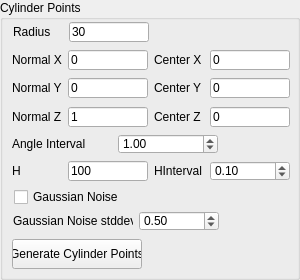
  <widget class="QGroupBox" name="groupBox_2">
   <property name="geometry">
    <rect>
     <x>31</x>
     <y>200</y>
     <width>300</width>
     <height>280</height>
    </rect>
   </property>
   <property name="minimumSize">
    <size>
     <width>300</width>
     <height>280</height>
    </size>
   </property>
   <property name="maximumSize">
    <size>
     <width>300</width>
     <height>280</height>
    </size>
   </property>
   <property name="title">
    <string>Cylinder Points</string>
   </property>
   <widget class="QPushButton" name="pushButtonCylinderPoints">
    <property name="geometry">
     <rect>
      <x>12</x>
      <y>239</y>
      <width>130</width>
      <height>30</height>
     </rect>
    </property>
    <property name="minimumSize">
     <size>
      <width>130</width>
      <height>30</height>
     </size>
    </property>
    <property name="text">
     <string>Generate Cylinder Points</string>
    </property>
   </widget>
   <widget class="QWidget" name="layoutWidget">
    <property name="geometry">
     <rect>
      <x>12</x>
      <y>49</y>
      <width>280</width>
      <height>22</height>
     </rect>
    </property>
    <layout class="QHBoxLayout" name="horizontalLayout_6">
     <item>
      <widget class="QLabel" name="labelThickNess_8">
       <property name="minimumSize">
        <size>
         <width>50</width>
         <height>20</height>
        </size>
       </property>
       <property name="maximumSize">
        <size>
         <width>50</width>
         <height>20</height>
        </size>
       </property>
       <property name="statusTip">
        <string/>
       </property>
       <property name="text">
        <string>Normal X</string>
       </property>
      </widget>
     </item>
     <item>
      <widget class="QLineEdit" name="lineEditCylinderNormalX">
       <property name="minimumSize">
        <size>
         <width>80</width>
         <height>20</height>
        </size>
       </property>
       <property name="maximumSize">
        <size>
         <width>80</width>
         <height>20</height>
        </size>
       </property>
       <property name="text">
        <string>0</string>
       </property>
       <property name="readOnly">
        <bool>false</bool>
       </property>
      </widget>
     </item>
     <item>
      <widget class="QLabel" name="labelThickNess_17">
       <property name="minimumSize">
        <size>
         <width>50</width>
         <height>20</height>
        </size>
       </property>
       <property name="maximumSize">
        <size>
         <width>50</width>
         <height>20</height>
        </size>
       </property>
       <property name="statusTip">
        <string/>
       </property>
       <property name="text">
        <string>Center X</string>
       </property>
      </widget>
     </item>
     <item>
      <widget class="QLineEdit" name="lineEditCylinderCenterX">
       <property name="minimumSize">
        <size>
         <width>80</width>
         <height>20</height>
        </size>
       </property>
       <property name="maximumSize">
        <size>
         <width>80</width>
         <height>20</height>
        </size>
       </property>
       <property name="text">
        <string>0</string>
       </property>
       <property name="readOnly">
        <bool>false</bool>
       </property>
      </widget>
     </item>
    </layout>
   </widget>
   <widget class="QWidget" name="layoutWidget">
    <property name="geometry">
     <rect>
      <x>12</x>
      <y>77</y>
      <width>280</width>
      <height>22</height>
     </rect>
    </property>
    <layout class="QHBoxLayout" name="horizontalLayout_7">
     <item>
      <widget class="QLabel" name="labelThickNess_9">
       <property name="minimumSize">
        <size>
         <width>50</width>
         <height>20</height>
        </size>
       </property>
       <property name="maximumSize">
        <size>
         <width>50</width>
         <height>20</height>
        </size>
       </property>
       <property name="statusTip">
        <string/>
       </property>
       <property name="text">
        <string>Normal Y</string>
       </property>
      </widget>
     </item>
     <item>
      <widget class="QLineEdit" name="lineEditCylinderNormalY">
       <property name="minimumSize">
        <size>
         <width>80</width>
         <height>20</height>
        </size>
       </property>
       <property name="maximumSize">
        <size>
         <width>80</width>
         <height>20</height>
        </size>
       </property>
       <property name="text">
        <string>0</string>
       </property>
       <property name="readOnly">
        <bool>false</bool>
       </property>
      </widget>
     </item>
     <item>
      <widget class="QLabel" name="labelThickNess_19">
       <property name="minimumSize">
        <size>
         <width>50</width>
         <height>20</height>
        </size>
       </property>
       <property name="maximumSize">
        <size>
         <width>50</width>
         <height>20</height>
        </size>
       </property>
       <property name="statusTip">
        <string/>
       </property>
       <property name="text">
        <string>Center Y</string>
       </property>
      </widget>
     </item>
     <item>
      <widget class="QLineEdit" name="lineEditCylinderCenterY">
       <property name="minimumSize">
        <size>
         <width>80</width>
         <height>20</height>
        </size>
       </property>
       <property name="maximumSize">
        <size>
         <width>80</width>
         <height>20</height>
        </size>
       </property>
       <property name="text">
        <string>0</string>
       </property>
       <property name="readOnly">
        <bool>false</bool>
       </property>
      </widget>
     </item>
    </layout>
   </widget>
   <widget class="QWidget" name="layoutWidget">
    <property name="geometry">
     <rect>
      <x>12</x>
      <y>106</y>
      <width>280</width>
      <height>22</height>
     </rect>
    </property>
    <layout class="QHBoxLayout" name="horizontalLayout_8">
     <item>
      <widget class="QLabel" name="labelThickNess_10">
       <property name="minimumSize">
        <size>
         <width>50</width>
         <height>20</height>
        </size>
       </property>
       <property name="maximumSize">
        <size>
         <width>50</width>
         <height>20</height>
        </size>
       </property>
       <property name="statusTip">
        <string/>
       </property>
       <property name="text">
        <string>Normal Z</string>
       </property>
      </widget>
     </item>
     <item>
      <widget class="QLineEdit" name="lineEditCylinderNormalZ">
       <property name="minimumSize">
        <size>
         <width>80</width>
         <height>20</height>
        </size>
       </property>
       <property name="maximumSize">
        <size>
         <width>80</width>
         <height>20</height>
        </size>
       </property>
       <property name="text">
        <string>1</string>
       </property>
       <property name="readOnly">
        <bool>false</bool>
       </property>
      </widget>
     </item>
     <item>
      <widget class="QLabel" name="labelThickNess_18">
       <property name="minimumSize">
        <size>
         <width>50</width>
         <height>20</height>
        </size>
       </property>
       <property name="maximumSize">
        <size>
         <width>50</width>
         <height>20</height>
        </size>
       </property>
       <property name="statusTip">
        <string/>
       </property>
       <property name="text">
        <string>Center Z</string>
       </property>
      </widget>
     </item>
     <item>
      <widget class="QLineEdit" name="lineEditCylinderCenterZ">
       <property name="minimumSize">
        <size>
         <width>80</width>
         <height>20</height>
        </size>
       </property>
       <property name="maximumSize">
        <size>
         <width>80</width>
         <height>20</height>
        </size>
       </property>
       <property name="text">
        <string>0</string>
       </property>
       <property name="readOnly">
        <bool>false</bool>
       </property>
      </widget>
     </item>
    </layout>
   </widget>
   <widget class="QWidget" name="layoutWidget_5">
    <property name="geometry">
     <rect>
      <x>13</x>
      <y>210</y>
      <width>208</width>
      <height>23</height>
     </rect>
    </property>
    <layout class="QHBoxLayout" name="horizontalLayout_15">
     <item>
      <widget class="QLabel" name="labelThickNess_22">
       <property name="minimumSize">
        <size>
         <width>120</width>
         <height>20</height>
        </size>
       </property>
       <property name="maximumSize">
        <size>
         <width>120</width>
         <height>20</height>
        </size>
       </property>
       <property name="statusTip">
        <string/>
       </property>
       <property name="text">
        <string>Gaussian Noise stddev</string>
       </property>
      </widget>
     </item>
     <item>
      <widget class="QDoubleSpinBox" name="doubleSpinBoxNoiseCylinderDev">
       <property name="minimumSize">
        <size>
         <width>80</width>
         <height>20</height>
        </size>
       </property>
       <property name="maximumSize">
        <size>
         <width>80</width>
         <height>20</height>
        </size>
       </property>
       <property name="maximum">
        <double>5.000000000000000</double>
       </property>
       <property name="singleStep">
        <double>0.100000000000000</double>
       </property>
       <property name="value">
        <double>0.500000000000000</double>
       </property>
      </widget>
     </item>
    </layout>
   </widget>
   <widget class="QCheckBox" name="checkBoxCylinderGaussianNoise">
    <property name="geometry">
     <rect>
      <x>14</x>
      <y>189</y>
      <width>181</width>
      <height>16</height>
     </rect>
    </property>
    <property name="text">
     <string>Gaussian Noise</string>
    </property>
   </widget>
   <widget class="QWidget" name="layoutWidget">
    <property name="geometry">
     <rect>
      <x>12</x>
      <y>160</y>
      <width>280</width>
      <height>22</height>
     </rect>
    </property>
    <layout class="QHBoxLayout" name="horizontalLayout_5">
     <item>
      <widget class="QLabel" name="labelThickNess_14">
       <property name="minimumSize">
        <size>
         <width>50</width>
         <height>20</height>
        </size>
       </property>
       <property name="maximumSize">
        <size>
         <width>50</width>
         <height>20</height>
        </size>
       </property>
       <property name="statusTip">
        <string/>
       </property>
       <property name="text">
        <string>H </string>
       </property>
      </widget>
     </item>
     <item>
      <widget class="QLineEdit" name="lineEditCylinderH">
       <property name="minimumSize">
        <size>
         <width>80</width>
         <height>20</height>
        </size>
       </property>
       <property name="maximumSize">
        <size>
         <width>80</width>
         <height>20</height>
        </size>
       </property>
       <property name="text">
        <string>100</string>
       </property>
       <property name="readOnly">
        <bool>false</bool>
       </property>
      </widget>
     </item>
     <item>
      <widget class="QLabel" name="labelThickNess_20">
       <property name="minimumSize">
        <size>
         <width>50</width>
         <height>20</height>
        </size>
       </property>
       <property name="maximumSize">
        <size>
         <width>50</width>
         <height>20</height>
        </size>
       </property>
       <property name="statusTip">
        <string/>
       </property>
       <property name="text">
        <string>HInterval</string>
       </property>
      </widget>
     </item>
     <item>
      <widget class="QDoubleSpinBox" name="doubleSpinBoxHIntervalCylinder">
       <property name="minimumSize">
        <size>
         <width>80</width>
         <height>20</height>
        </size>
       </property>
       <property name="maximumSize">
        <size>
         <width>80</width>
         <height>20</height>
        </size>
       </property>
       <property name="singleStep">
        <double>0.100000000000000</double>
       </property>
       <property name="value">
        <double>0.100000000000000</double>
       </property>
      </widget>
     </item>
    </layout>
   </widget>
   <widget class="QWidget" name="layoutWidget">
    <property name="geometry">
     <rect>
      <x>13</x>
      <y>21</y>
      <width>138</width>
      <height>22</height>
     </rect>
    </property>
    <layout class="QHBoxLayout" name="horizontalLayout_9">
     <item>
      <widget class="QLabel" name="labelThickNess_11">
       <property name="minimumSize">
        <size>
         <width>50</width>
         <height>20</height>
        </size>
       </property>
       <property name="maximumSize">
        <size>
         <width>50</width>
         <height>20</height>
        </size>
       </property>
       <property name="statusTip">
        <string/>
       </property>
       <property name="text">
        <string>Radius</string>
       </property>
      </widget>
     </item>
     <item>
      <widget class="QLineEdit" name="lineEditCylinderRadius">
       <property name="minimumSize">
        <size>
         <width>80</width>
         <height>20</height>
        </size>
       </property>
       <property name="maximumSize">
        <size>
         <width>80</width>
         <height>20</height>
        </size>
       </property>
       <property name="text">
        <string>30</string>
       </property>
       <property name="readOnly">
        <bool>false</bool>
       </property>
      </widget>
     </item>
    </layout>
   </widget>
   <widget class="QWidget" name="layoutWidget_11">
    <property name="geometry">
     <rect>
      <x>12</x>
      <y>133</y>
      <width>208</width>
      <height>22</height>
     </rect>
    </property>
    <layout class="QHBoxLayout" name="horizontalLayout_19">
     <item>
      <widget class="QLabel" name="labelThickNess_31">
       <property name="minimumSize">
        <size>
         <width>100</width>
         <height>20</height>
        </size>
       </property>
       <property name="maximumSize">
        <size>
         <width>100</width>
         <height>20</height>
        </size>
       </property>
       <property name="statusTip">
        <string/>
       </property>
       <property name="text">
        <string>Angle Interval</string>
       </property>
      </widget>
     </item>
     <item>
      <widget class="QDoubleSpinBox" name="doubleSpinBoxAngleIntervalCylinder">
       <property name="minimumSize">
        <size>
         <width>100</width>
         <height>20</height>
        </size>
       </property>
       <property name="maximumSize">
        <size>
         <width>100</width>
         <height>20</height>
        </size>
       </property>
       <property name="maximum">
        <double>5.000000000000000</double>
       </property>
       <property name="singleStep">
        <double>1.000000000000000</double>
       </property>
       <property name="value">
        <double>1.000000000000000</double>
       </property>
      </widget>
     </item>
    </layout>
   </widget>
  </widget>
